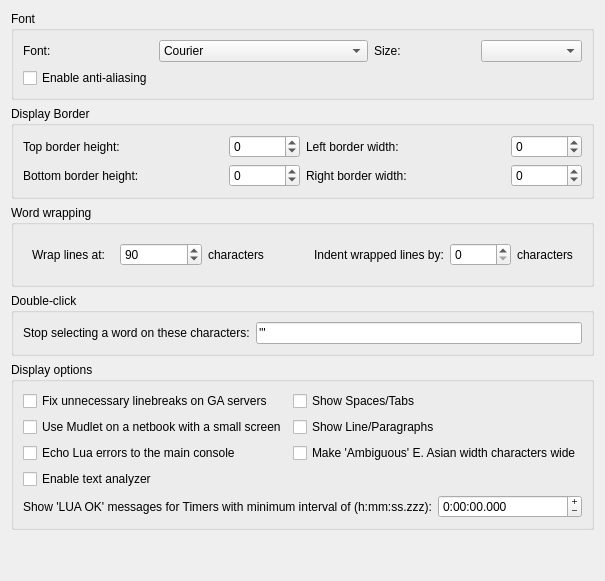
     <widget class="QWidget" name="tab_display">
      <property name="sizePolicy">
       <sizepolicy hsizetype="Expanding" vsizetype="Expanding">
        <horstretch>0</horstretch>
        <verstretch>0</verstretch>
       </sizepolicy>
      </property>
      <attribute name="title">
       <string>Main display</string>
      </attribute>
      <layout class="QGridLayout" name="gridLayout_17">
       <item row="0" column="0">
        <widget class="QGroupBox" name="groupBox_font">
         <property name="sizePolicy">
          <sizepolicy hsizetype="Expanding" vsizetype="Expanding">
           <horstretch>0</horstretch>
           <verstretch>0</verstretch>
          </sizepolicy>
         </property>
         <property name="title">
          <string>Font</string>
         </property>
         <layout class="QGridLayout" name="gridLayout_9">
          <item row="0" column="0">
           <widget class="QLabel" name="label_30">
            <property name="text">
             <string>Font:</string>
            </property>
           </widget>
          </item>
          <item row="0" column="1" colspan="2">
           <widget class="QFontComboBox" name="fontComboBox">
            <property name="sizePolicy">
             <sizepolicy hsizetype="Expanding" vsizetype="Fixed">
              <horstretch>0</horstretch>
              <verstretch>0</verstretch>
             </sizepolicy>
            </property>
            <property name="editable">
             <bool>false</bool>
            </property>
            <property name="fontFilters">
             <set>QFontComboBox::MonospacedFonts</set>
            </property>
           </widget>
          </item>
          <item row="0" column="3">
           <widget class="QLabel" name="label_35">
            <property name="text">
             <string>Size:</string>
            </property>
           </widget>
          </item>
          <item row="0" column="4">
           <widget class="QComboBox" name="fontSize"/>
          </item>
          <item row="1" column="0">
           <widget class="QCheckBox" name="mNoAntiAlias">
            <property name="toolTip">
             <string>Use anti aliasing on fonts. Smoothes fonts if you have a high screen resolution and you can use larger fonts. Note that on low resolutions and small font sizes, the font gets blurry. </string>
            </property>
            <property name="text">
             <string>Enable anti-aliasing</string>
            </property>
           </widget>
          </item>
         </layout>
        </widget>
       </item>
       <item row="1" column="0">
        <widget class="QGroupBox" name="groupBox_borders">
         <property name="sizePolicy">
          <sizepolicy hsizetype="Expanding" vsizetype="Expanding">
           <horstretch>0</horstretch>
           <verstretch>0</verstretch>
          </sizepolicy>
         </property>
         <property name="title">
          <string>Display Border</string>
         </property>
         <layout class="QGridLayout" name="gridLayout">
          <item row="0" column="0">
           <widget class="QLabel" name="label_26">
            <property name="sizePolicy">
             <sizepolicy hsizetype="Expanding" vsizetype="Preferred">
              <horstretch>0</horstretch>
              <verstretch>0</verstretch>
             </sizepolicy>
            </property>
            <property name="maximumSize">
             <size>
              <width>200</width>
              <height>16777215</height>
             </size>
            </property>
            <property name="toolTip">
             <string>&lt;p&gt;Extra space to have before text on top - can be set to negative to move text up beyond the screen&lt;/p&gt;</string>
            </property>
            <property name="text">
             <string>Top border height:</string>
            </property>
           </widget>
          </item>
          <item row="0" column="1">
           <widget class="QSpinBox" name="topBorderHeight">
            <property name="sizePolicy">
             <sizepolicy hsizetype="Preferred" vsizetype="Preferred">
              <horstretch>0</horstretch>
              <verstretch>0</verstretch>
             </sizepolicy>
            </property>
            <property name="toolTip">
             <string>&lt;p&gt;Extra space to have before text on top - can be set to negative to move text up beyond the screen&lt;/p&gt;</string>
            </property>
            <property name="minimum">
             <number>-1000000</number>
            </property>
            <property name="maximum">
             <number>1000000</number>
            </property>
            <property name="value">
             <number>0</number>
            </property>
           </widget>
          </item>
          <item row="0" column="2">
           <widget class="QLabel" name="label_29">
            <property name="sizePolicy">
             <sizepolicy hsizetype="Expanding" vsizetype="Preferred">
              <horstretch>0</horstretch>
              <verstretch>0</verstretch>
             </sizepolicy>
            </property>
            <property name="maximumSize">
             <size>
              <width>200</width>
              <height>16777215</height>
             </size>
            </property>
            <property name="toolTip">
             <string>&lt;p&gt;Extra space to have before text on the left - can be set to negative to move text left beyond the screen&lt;/p&gt;</string>
            </property>
            <property name="text">
             <string>Left border width:</string>
            </property>
           </widget>
          </item>
          <item row="0" column="3">
           <widget class="QSpinBox" name="leftBorderWidth">
            <property name="sizePolicy">
             <sizepolicy hsizetype="Preferred" vsizetype="Preferred">
              <horstretch>0</horstretch>
              <verstretch>0</verstretch>
             </sizepolicy>
            </property>
            <property name="toolTip">
             <string>&lt;p&gt;Extra space to have before text on the left - can be set to negative to move text left beyond the screen&lt;/p&gt;</string>
            </property>
            <property name="minimum">
             <number>-1000000</number>
            </property>
            <property name="maximum">
             <number>1000000</number>
            </property>
            <property name="value">
             <number>0</number>
            </property>
           </widget>
          </item>
          <item row="1" column="0">
           <widget class="QLabel" name="label_27">
            <property name="sizePolicy">
             <sizepolicy hsizetype="Expanding" vsizetype="Preferred">
              <horstretch>0</horstretch>
              <verstretch>0</verstretch>
             </sizepolicy>
            </property>
            <property name="maximumSize">
             <size>
              <width>200</width>
              <height>16777215</height>
             </size>
            </property>
            <property name="toolTip">
             <string>&lt;p&gt;Extra space to have before text on the bottom - can be set to negative to allow text to go down beyond the screen&lt;/p&gt;</string>
            </property>
            <property name="text">
             <string>Bottom border height:</string>
            </property>
           </widget>
          </item>
          <item row="1" column="1">
           <widget class="QSpinBox" name="bottomBorderHeight">
            <property name="sizePolicy">
             <sizepolicy hsizetype="Preferred" vsizetype="Preferred">
              <horstretch>0</horstretch>
              <verstretch>0</verstretch>
             </sizepolicy>
            </property>
            <property name="toolTip">
             <string>&lt;p&gt;Extra space to have before text on the bottom - can be set to negative to allow text to go down beyond the screen&lt;/p&gt;</string>
            </property>
            <property name="minimum">
             <number>-1000000</number>
            </property>
            <property name="maximum">
             <number>1000000</number>
            </property>
            <property name="value">
             <number>0</number>
            </property>
           </widget>
          </item>
          <item row="1" column="2">
           <widget class="QLabel" name="label_28">
            <property name="sizePolicy">
             <sizepolicy hsizetype="Expanding" vsizetype="Preferred">
              <horstretch>0</horstretch>
              <verstretch>0</verstretch>
             </sizepolicy>
            </property>
            <property name="maximumSize">
             <size>
              <width>200</width>
              <height>16777215</height>
             </size>
            </property>
            <property name="toolTip">
             <string>&lt;p&gt;Extra space to have before text on the right - can be set to negative to move text right beyond the screen&lt;/p&gt;</string>
            </property>
            <property name="text">
             <string>Right border width:</string>
            </property>
           </widget>
          </item>
          <item row="1" column="3">
           <widget class="QSpinBox" name="rightBorderWidth">
            <property name="sizePolicy">
             <sizepolicy hsizetype="Preferred" vsizetype="Preferred">
              <horstretch>0</horstretch>
              <verstretch>0</verstretch>
             </sizepolicy>
            </property>
            <property name="toolTip">
             <string>&lt;p&gt;Extra space to have before text on the right - can be set to negative to move text right beyond the screen&lt;/p&gt;</string>
            </property>
            <property name="minimum">
             <number>-1000000</number>
            </property>
            <property name="maximum">
             <number>1000000</number>
            </property>
            <property name="value">
             <number>0</number>
            </property>
           </widget>
          </item>
         </layout>
        </widget>
       </item>
       <item row="2" column="0">
        <widget class="QGroupBox" name="groupBox_wrapping">
         <property name="sizePolicy">
          <sizepolicy hsizetype="Expanding" vsizetype="Expanding">
           <horstretch>0</horstretch>
           <verstretch>0</verstretch>
          </sizepolicy>
         </property>
         <property name="layoutDirection">
          <enum>Qt::LeftToRight</enum>
         </property>
         <property name="title">
          <string>Word wrapping</string>
         </property>
         <layout class="QHBoxLayout" name="horizontalLayout_2">
          <item>
           <widget class="QFrame" name="frame">
            <property name="frameShape">
             <enum>QFrame::NoFrame</enum>
            </property>
            <layout class="QHBoxLayout" name="horizontalLayout_3">
             <item>
              <widget class="QLabel" name="label_20">
               <property name="sizePolicy">
                <sizepolicy hsizetype="Preferred" vsizetype="Preferred">
                 <horstretch>0</horstretch>
                 <verstretch>0</verstretch>
                </sizepolicy>
               </property>
               <property name="maximumSize">
                <size>
                 <width>200</width>
                 <height>16777215</height>
                </size>
               </property>
               <property name="text">
                <string>Wrap lines at:</string>
               </property>
              </widget>
             </item>
             <item>
              <widget class="QSpinBox" name="wrap_at_spinBox">
               <property name="minimum">
                <number>1</number>
               </property>
               <property name="maximum">
                <number>999999</number>
               </property>
               <property name="value">
                <number>90</number>
               </property>
              </widget>
             </item>
             <item>
              <widget class="QLabel" name="label_23">
               <property name="text">
                <string>characters</string>
               </property>
              </widget>
             </item>
            </layout>
           </widget>
          </item>
          <item>
           <widget class="QFrame" name="frame_2">
            <property name="frameShape">
             <enum>QFrame::NoFrame</enum>
            </property>
            <layout class="QHBoxLayout" name="horizontalLayout_5">
             <item>
              <widget class="QLabel" name="label_24">
               <property name="sizePolicy">
                <sizepolicy hsizetype="Preferred" vsizetype="Preferred">
                 <horstretch>0</horstretch>
                 <verstretch>0</verstretch>
                </sizepolicy>
               </property>
               <property name="maximumSize">
                <size>
                 <width>200</width>
                 <height>16777215</height>
                </size>
               </property>
               <property name="text">
                <string>Indent wrapped lines by:</string>
               </property>
              </widget>
             </item>
             <item>
              <widget class="QSpinBox" name="indent_wrapped_spinBox">
               <property name="minimum">
                <number>0</number>
               </property>
               <property name="maximum">
                <number>99999</number>
               </property>
               <property name="value">
                <number>0</number>
               </property>
              </widget>
             </item>
             <item>
              <widget class="QLabel" name="label_25">
               <property name="text">
                <string>characters</string>
               </property>
              </widget>
             </item>
            </layout>
           </widget>
          </item>
         </layout>
        </widget>
       </item>
       <item row="3" column="0">
        <widget class="QGroupBox" name="groupBox_doubleClick">
         <property name="title">
          <string>Double-click</string>
         </property>
         <layout class="QHBoxLayout" name="horizontalLayout_6">
          <item>
           <widget class="QLabel" name="doubleclick_ignore_label">
            <property name="text">
             <string>Stop selecting a word on these characters:</string>
            </property>
           </widget>
          </item>
          <item>
           <widget class="QLineEdit" name="doubleclick_ignore_lineedit">
            <property name="toolTip">
             <string>&lt;p&gt;Enter the characters you'd like double-clicking to stop selecting text on here. If you don't enter any, double-clicking on a word will only stop at a space, and will include characters like a double or a single quote. For example, double-clicking on the word &lt;span style=&quot; font-style:italic;&quot;&gt;Hello&lt;/span&gt; in the following will select &lt;span style=&quot; font-style:italic;&quot;&gt;&amp;quot;&lt;/span&gt;&lt;span style=&quot; font-style:italic;&quot;&gt;Hello!&amp;quot;&lt;/span&gt;&lt;/p&gt;&lt;p&gt;You say, &lt;span style=&quot; font-weight:600;&quot;&gt;&amp;quot;Hello!&amp;quot;&lt;/span&gt;&lt;/p&gt;&lt;p&gt;If you set the characters in the field to &lt;span style=&quot; font-weight:600;&quot;&gt;'&amp;quot;! &lt;/span&gt;which will mean it should stop selecting on ' &lt;span style=&quot; font-style:italic;&quot;&gt;or&lt;/span&gt; &amp;quot; &lt;span style=&quot; font-style:italic;&quot;&gt;or&lt;/span&gt; ! then double-clicking on &lt;span style=&quot; font-style:italic;&quot;&gt;Hello&lt;/span&gt; will just select &lt;span style=&quot; font-style:italic;&quot;&gt;Hello&lt;/span&gt;&lt;/p&gt;&lt;p&gt;You say, &amp;quot;&lt;span style=&quot; font-weight:600;&quot;&gt;Hello&lt;/span&gt;!&amp;quot;&lt;/p&gt;</string>
            </property>
            <property name="text">
             <string>'&quot;</string>
            </property>
            <property name="placeholderText">
             <string>(characters to ignore in selection, for example ' or &quot;)</string>
            </property>
           </widget>
          </item>
         </layout>
        </widget>
       </item>
       <item row="4" column="0">
        <widget class="QGroupBox" name="groupBox_displayOptions">
         <property name="title">
          <string>Display options</string>
         </property>
         <layout class="QGridLayout" name="gridLayout_10">
          <item row="0" column="0">
           <widget class="QCheckBox" name="checkBox_USE_IRE_DRIVER_BUGFIX">
            <property name="toolTip">
             <string>&lt;p&gt;Some games (notably all IRE MUDs) suffer from a bug where they don't properly communicate with the client on where a newline should be. Enable this to fix text from getting appended to the previous prompt line.&lt;/p&gt;</string>
            </property>
            <property name="text">
             <string>Fix unnecessary linebreaks on GA servers</string>
            </property>
           </widget>
          </item>
          <item row="0" column="1">
           <widget class="QCheckBox" name="checkBox_showSpacesAndTabs">
            <property name="toolTip">
             <string>&lt;body&gt;&lt;p&gt;When displaying Lua contents in the main text editor area of the Editor show tabs and spaces with visible marks instead of whitespace.&lt;/p&gt;</string>
            </property>
            <property name="text">
             <string>Show Spaces/Tabs</string>
            </property>
           </widget>
          </item>
          <item row="1" column="0">
           <widget class="QCheckBox" name="checkBox_USE_SMALL_SCREEN">
            <property name="toolTip">
             <string>&lt;p&gt;Select this option for better compatability if you are using a netbook, or some other computer model that has a small screen.&lt;/p&gt;</string>
            </property>
            <property name="text">
             <string>Use Mudlet on a netbook with a small screen</string>
            </property>
           </widget>
          </item>
          <item row="1" column="1">
           <widget class="QCheckBox" name="checkBox_showLineFeedsAndParagraphs">
            <property name="toolTip">
             <string>&lt;body&gt;&lt;p&gt;When displaying Lua contents in the main text editor area of the Editor show  line and paragraphs ends with visible marks as well as whitespace.&lt;/p&gt;</string>
            </property>
            <property name="text">
             <string>Show Line/Paragraphs</string>
            </property>
           </widget>
          </item>
          <item row="2" column="0">
           <widget class="QCheckBox" name="checkBox_echoLuaErrors">
            <property name="toolTip">
             <string>&lt;p&gt;Prints Lua errors to the main console in addition to the error tab in the editor.&lt;/p&gt;</string>
            </property>
            <property name="text">
             <string>Echo Lua errors to the main console</string>
            </property>
           </widget>
          </item>
          <item row="2" column="1">
           <widget class="QCheckBox" name="checkBox_useWideAmbiguousEastAsianGlyphs">
            <property name="text">
             <string>Make 'Ambiguous' E. Asian width characters wide</string>
            </property>
            <property name="tristate">
             <bool>true</bool>
            </property>
           </widget>
          </item>
          <item row="3" column="0">
           <widget class="QCheckBox" name="checkBox_enableTextAnalyzer">
            <property name="text">
             <string>Enable text analyzer</string>
            </property>
           </widget>
          </item>
          <item row="4" column="0" colspan="2">
           <widget class="QWidget" name="widget_timerDebugOutputMinimumInterval" native="true">
            <layout class="QHBoxLayout" name="horizontalLayout_timerDebugOutputMinimumInterval" stretch="0,1">
             <property name="leftMargin">
              <number>0</number>
             </property>
             <property name="topMargin">
              <number>0</number>
             </property>
             <property name="rightMargin">
              <number>0</number>
             </property>
             <property name="bottomMargin">
              <number>0</number>
             </property>
             <item>
              <widget class="QLabel" name="label_timerDebugOutputMinimumInterval">
               <property name="sizePolicy">
                <sizepolicy hsizetype="Preferred" vsizetype="Preferred">
                 <horstretch>1</horstretch>
                 <verstretch>0</verstretch>
                </sizepolicy>
               </property>
               <property name="text">
                <string comment="The terms in italics refer to Mudlet specific things and ought to match translations in the glossary - assuming they have been put in there!">Show 'LUA OK' messages for Timers with minimum interval of (h:mm:ss.zzz):</string>
               </property>
               <property name="buddy">
                <cstring>timeEdit_timerDebugOutputMinimumInterval</cstring>
               </property>
              </widget>
             </item>
             <item>
              <widget class="QTimeEdit" name="timeEdit_timerDebugOutputMinimumInterval">
               <property name="sizePolicy">
                <sizepolicy hsizetype="MinimumExpanding" vsizetype="Fixed">
                 <horstretch>0</horstretch>
                 <verstretch>0</verstretch>
                </sizepolicy>
               </property>
               <property name="wrapping">
                <bool>true</bool>
               </property>
               <property name="alignment">
                <set>Qt::AlignLeading|Qt::AlignLeft|Qt::AlignVCenter</set>
               </property>
               <property name="buttonSymbols">
                <enum>QAbstractSpinBox::PlusMinus</enum>
               </property>
               <property name="accelerated">
                <bool>true</bool>
               </property>
               <property name="showGroupSeparator" stdset="0">
                <bool>true</bool>
               </property>
               <property name="currentSection">
                <enum>QDateTimeEdit::HourSection</enum>
               </property>
               <property name="displayFormat">
                <string comment="Used to set a time interval only">h:mm:ss.zzz</string>
               </property>
              </widget>
             </item>
            </layout>
           </widget>
          </item>
         </layout>
        </widget>
       </item>
       <item row="5" column="0">
        <spacer name="verticalSpacer_mainDisplay">
         <property name="orientation">
          <enum>Qt::Vertical</enum>
         </property>
         <property name="sizeHint" stdset="0">
          <size>
           <width>20</width>
           <height>40</height>
          </size>
         </property>
        </spacer>
       </item>
      </layout>
     </widget>
